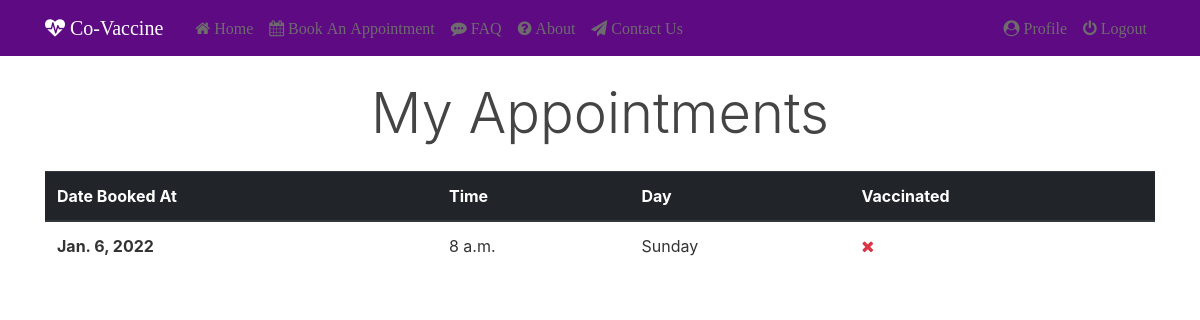
/appointment/my_appointments/ (signed in), run on an earlier commit of the app's database.
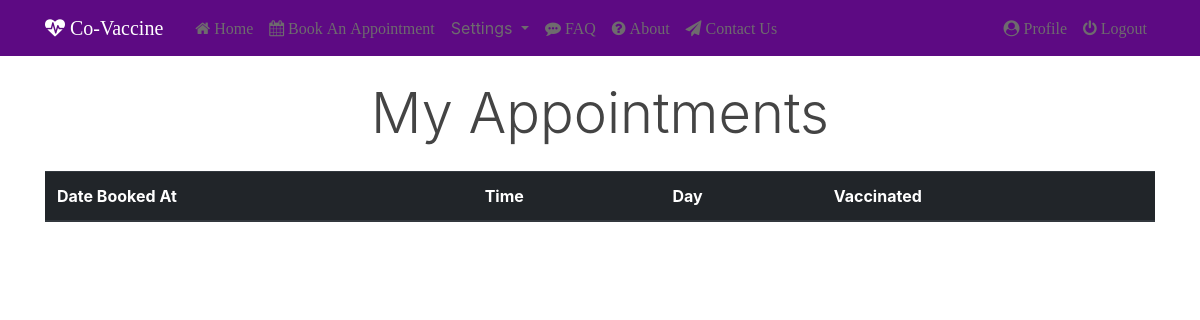
And on a later commit of the database.
### appointments/models.py (models this page shows, shortened)
class Appointment(models.Model):
    user = models.ForeignKey(User, on_delete=models.CASCADE, related_name="appointments")
    time =  models.TimeField(auto_now=False, auto_now_add=False)
    day = models.IntegerField(choices=WEEK_DAYS, null=True, default=None)
    status = models.BooleanField(default=False)
    date_created = models.DateTimeField(auto_now_add=True)
    vaccinated_by = models.ForeignKey(User, on_delete=models.CASCADE, related_name="vaccinated_appointments", null=True, default=None)
    vaccinated_date = models.DateTimeField(auto_now_add=False, null=True, default=None)

### appointments/views.py (the view)
# urls.py: path('my_appointments/', views.my_appointments, name='my_appointments'),
def my_appointments(request):
    return render(request, 'appointments/my-appointments.html')

### appointments/templatetags/custom_tags.py (called while the page is built)
@register.filter(name='has_group')
def has_group(user, group_name):
    return user.groups.filter(name=group_name).exists()

### users/models.py (called while the page is built)
    def get_appointments(self):
        try:
            return self.user.appointments.all().order_by('-date_created')
        except:
            return None

    def is_confined(self):
        if self.confinement:
            current_date = datetime.datetime.now()
            interval = datetime.timedelta(days=14).total_seconds()
            if not current_date.timestamp() - self.confinement.timestamp() > interval:
                return True
        return False

### templates/appointments/my-appointments.html
{% extends "base.html" %}
{% load custom_tags %}
{% block footer %}
    <section class="container">
        <h1 class="display-4 text-center mb-4">My Appointments</h1>
        <div class="row" style="max-height: 80vh; overflow-y: scroll;">
            <div class="col">
                <table class="table">
                    <thead class="thead-dark">
                    <tr>
                        <th scope="col">Date Booked At</th>
                        <th scope="col">Time</th>
                        <th scope="col">Day</th>
                        <th scope="col">Vaccinated</th>
                    </tr>
                    </thead>
                    <tbody>
                        {% for appointment in user.profile.get_appointments %}
                        <tr>
                            <th scope="row">{{appointment.date_created.date}}</th>
                            <td>
                                <p>{{appointment.time}}</p>
                            </td>
                            <td>
                                <p>{{appointment.get_day_display}}</p>
                            </td>
                            <td>
                                {% if appointment.status %}
                                    <i class="fa fa-check text-success" aria-hidden="true"></i>
                                {% else %}
                                    <i class="fa fa-times text-danger" aria-hidden="true"></i>
                                {% endif %}
                            </td>
                        </tr>
                        {% endfor %}
                    </tbody>
                </table>
            </div>
        </div>
    </section>
{% endblock %}

What changed in the data, as far as the page shows it:
removed Appointment: date_created "Jan. 6, 2022", time "8 a.m.", day "Sunday", status False (drawn)
Also different on the page:
text now shown: "Settings"
